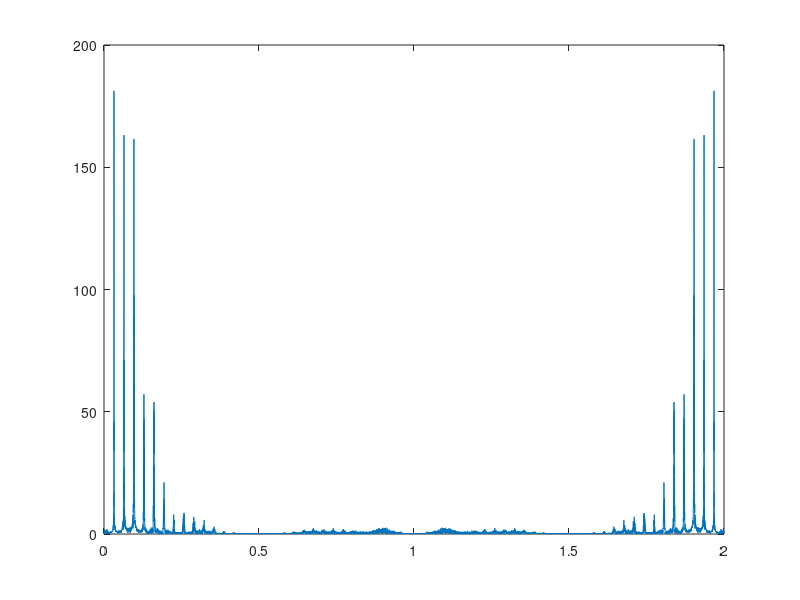

The MATLAB script that drew this image: (Note: this script raises an error after producing the figure.)
%linwovel.m

Fs=8000;
load aaa.mat
aa = detrend(y(2, 6000:end));
load ooo.mat
oo = detrend(y(2, 6000:end));
len = length(aa);
x = 0:2/len:1.9999999999;

figure(1);
plot(x, abs(fft(aa)));
figure(2);
%plot(x, abs(spectrum(oo)));
%spectrum(oo);
plot(psd(spectrum.welch, (aa)));

na = 8
%{
lambada = [];
for i = (1:50)
    [th, P, lam, epsi] = sig2ar(oo',i);
    lambada = [lambada lam];
end
plot(lambada);
%}

[th, P, lam, epsi] = sig2ar(oo',na);
%len = len*2;
W0 = 0.035
W0 = 0.016
root_angle = angle(roots(th))
for i = 1:length(root_angle)
    if root_angle(i) == 0
        root_angle(i) = 100000;
    end
end
pulse = floor(2/W0)
A = 0.001
%pulse = floor(8/(min(abs(root_angle))/pi))
est = rand(na,1);
%e = randn(len,1).*(rem((1:len),pulse)<pulse/2)';
%e = randn(len,1).*(rem((1:len),pulse) == 0)';
e = A*sqrt(len/pulse)*(rem((1:len),pulse) == 0)';
%e = e+rand(len,1)*0.01
%e = e .* randn(size(e));
%e = e + 0.005*randn(size(e));
%e = conv(e, triang(pulse/2), 'same');
for i = na+1:len
    est = [est; est(i-1:-1:i-na)'*-th+e(i)];
end

figure(3);
%plot(x,abs(fft(est)));
plot(psd(spectrum.welch, (est)));
est = est(200:end-200);
%sound(est)
%sound(oo)